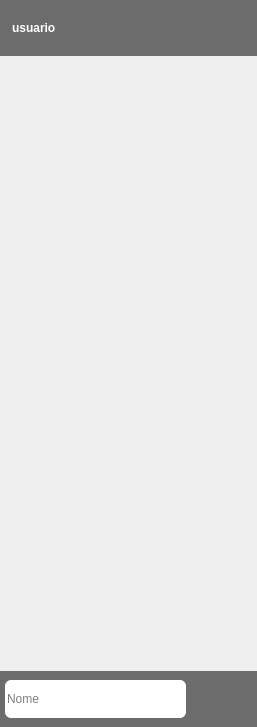
                <widget class="QWidget" name="widget_23" native="true">
                 <layout class="QVBoxLayout" name="verticalLayout_29">
                  <property name="spacing">
                   <number>0</number>
                  </property>
                  <property name="leftMargin">
                   <number>0</number>
                  </property>
                  <property name="topMargin">
                   <number>0</number>
                  </property>
                  <property name="rightMargin">
                   <number>0</number>
                  </property>
                  <property name="bottomMargin">
                   <number>0</number>
                  </property>
                  <item>
                   <widget class="QWidget" name="cabecario_contato" native="true">
                    <property name="sizePolicy">
                     <sizepolicy hsizetype="Expanding" vsizetype="Expanding">
                      <horstretch>0</horstretch>
                      <verstretch>0</verstretch>
                     </sizepolicy>
                    </property>
                    <property name="minimumSize">
                     <size>
                      <width>100</width>
                      <height>56</height>
                     </size>
                    </property>
                    <property name="maximumSize">
                     <size>
                      <width>16777215</width>
                      <height>56</height>
                     </size>
                    </property>
                    <property name="sizeIncrement">
                     <size>
                      <width>100</width>
                      <height>0</height>
                     </size>
                    </property>
                    <property name="styleSheet">
                     <string notr="true">QPushButton{
 background-color: rgb(91, 91, 91);
}
QWidget{

border: 2px solid #6c6c6c;
}
QWidget{
background-color: rgb(108, 108, 108);

}</string>
                    </property>
                    <layout class="QHBoxLayout" name="horizontalLayout_49">
                     <property name="spacing">
                      <number>0</number>
                     </property>
                     <property name="leftMargin">
                      <number>0</number>
                     </property>
                     <property name="topMargin">
                      <number>0</number>
                     </property>
                     <property name="rightMargin">
                      <number>0</number>
                     </property>
                     <property name="bottomMargin">
                      <number>0</number>
                     </property>
                     <item>
                      <widget class="QWidget" name="cabecario_contato_2" native="true">
                       <property name="styleSheet">
                        <string notr="true">
QPushButton {
   
	font: 75 10pt &quot;Inter 18pt&quot;;
	font-weight: bold;
    background-color: #6c6c6c;
    color: white;
}
QPushButton:hover {
    background-color: #4a4a4a;
}</string>
                       </property>
                       <layout class="QHBoxLayout" name="horizontalLayout_6">
                        <property name="spacing">
                         <number>1</number>
                        </property>
                        <property name="leftMargin">
                         <number>0</number>
                        </property>
                        <property name="topMargin">
                         <number>0</number>
                        </property>
                        <property name="rightMargin">
                         <number>0</number>
                        </property>
                        <property name="bottomMargin">
                         <number>0</number>
                        </property>
                        <item>
                         <widget class="QPushButton" name="infos_contato">
                          <property name="sizePolicy">
                           <sizepolicy hsizetype="Expanding" vsizetype="Expanding">
                            <horstretch>0</horstretch>
                            <verstretch>0</verstretch>
                           </sizepolicy>
                          </property>
                          <property name="minimumSize">
                           <size>
                            <width>200</width>
                            <height>0</height>
                           </size>
                          </property>
                          <property name="cursor">
                           <cursorShape>PointingHandCursor</cursorShape>
                          </property>
                          <property name="styleSheet">
                           <string notr="true">text-align: left;
padding: 10px;</string>
                          </property>
                          <property name="text">
                           <string>usuario</string>
                          </property>
                          <property name="icon">
                           <iconset resource="../imagens/imgs.qrc">
                            <normaloff>:/imgs/logo_new_te.png</normaloff>:/imgs/logo_new_te.png</iconset>
                          </property>
                          <property name="iconSize">
                           <size>
                            <width>42</width>
                            <height>42</height>
                           </size>
                          </property>
                          <property name="shortcut">
                           <string/>
                          </property>
                          <property name="checkable">
                           <bool>true</bool>
                          </property>
                         </widget>
                        </item>
                        <item>
                         <widget class="QPushButton" name="config_conversa">
                          <property name="sizePolicy">
                           <sizepolicy hsizetype="Fixed" vsizetype="Fixed">
                            <horstretch>0</horstretch>
                            <verstretch>0</verstretch>
                           </sizepolicy>
                          </property>
                          <property name="minimumSize">
                           <size>
                            <width>56</width>
                            <height>56</height>
                           </size>
                          </property>
                          <property name="cursor">
                           <cursorShape>PointingHandCursor</cursorShape>
                          </property>
                          <property name="text">
                           <string/>
                          </property>
                          <property name="icon">
                           <iconset resource="../imagens/imgs.qrc">
                            <normaloff>:/imgs/more (1).png</normaloff>:/imgs/more (1).png</iconset>
                          </property>
                          <property name="iconSize">
                           <size>
                            <width>25</width>
                            <height>25</height>
                           </size>
                          </property>
                         </widget>
                        </item>
                       </layout>
                      </widget>
                     </item>
                    </layout>
                   </widget>
                  </item>
                  <item>
                   <widget class="QWidget" name="widget_22" native="true">
                    <layout class="QVBoxLayout" name="verticalLayout_27">
                     <property name="leftMargin">
                      <number>0</number>
                     </property>
                     <property name="rightMargin">
                      <number>0</number>
                     </property>
                     <property name="bottomMargin">
                      <number>0</number>
                     </property>
                     <item>
                      <widget class="QWidget" name="local_chat" native="true">
                       <property name="sizePolicy">
                        <sizepolicy hsizetype="Expanding" vsizetype="Preferred">
                         <horstretch>0</horstretch>
                         <verstretch>0</verstretch>
                        </sizepolicy>
                       </property>
                       <property name="minimumSize">
                        <size>
                         <width>0</width>
                         <height>600</height>
                        </size>
                       </property>
                       <widget class="QScrollArea" name="chat">
                        <property name="geometry">
                         <rect>
                          <x>0</x>
                          <y>614</y>
                          <width>494</width>
                          <height>21</height>
                         </rect>
                        </property>
                        <property name="sizePolicy">
                         <sizepolicy hsizetype="Fixed" vsizetype="Expanding">
                          <horstretch>0</horstretch>
                          <verstretch>0</verstretch>
                         </sizepolicy>
                        </property>
                        <property name="minimumSize">
                         <size>
                          <width>0</width>
                          <height>0</height>
                         </size>
                        </property>
                        <property name="maximumSize">
                         <size>
                          <width>16777215</width>
                          <height>717</height>
                         </size>
                        </property>
                        <property name="mouseTracking">
                         <bool>false</bool>
                        </property>
                        <property name="styleSheet">
                         <string notr="true"/>
                        </property>
                        <property name="widgetResizable">
                         <bool>true</bool>
                        </property>
                        <property name="alignment">
                         <set>Qt::AlignLeading|Qt::AlignLeft|Qt::AlignTop</set>
                        </property>
                        <widget class="QWidget" name="scrollAreaWidgetContents_2">
                         <property name="geometry">
                          <rect>
                           <x>0</x>
                           <y>0</y>
                           <width>494</width>
                           <height>21</height>
                          </rect>
                         </property>
                         <property name="sizePolicy">
                          <sizepolicy hsizetype="Expanding" vsizetype="Expanding">
                           <horstretch>0</horstretch>
                           <verstretch>4</verstretch>
                          </sizepolicy>
                         </property>
                         <layout class="QVBoxLayout" name="verticalLayout_28">
                          <property name="spacing">
                           <number>0</number>
                          </property>
                          <property name="leftMargin">
                           <number>0</number>
                          </property>
                          <property name="topMargin">
                           <number>0</number>
                          </property>
                          <property name="rightMargin">
                           <number>0</number>
                          </property>
                          <property name="bottomMargin">
                           <number>0</number>
                          </property>
                         </layout>
                        </widget>
                       </widget>
                      </widget>
                     </item>
                     <item>
                      <widget class="QWidget" name="campo_escrever_mensagem_2" native="true">
                       <property name="sizePolicy">
                        <sizepolicy hsizetype="Expanding" vsizetype="Expanding">
                         <horstretch>0</horstretch>
                         <verstretch>0</verstretch>
                        </sizepolicy>
                       </property>
                       <property name="minimumSize">
                        <size>
                         <width>100</width>
                         <height>56</height>
                        </size>
                       </property>
                       <property name="maximumSize">
                        <size>
                         <width>16777215</width>
                         <height>56</height>
                        </size>
                       </property>
                       <property name="sizeIncrement">
                        <size>
                         <width>100</width>
                         <height>0</height>
                        </size>
                       </property>
                       <property name="styleSheet">
                        <string notr="true">QPushButton{
 background-color: rgb(91, 91, 91);
}
QWidget{

border: 2px solid #6c6c6c;
}
QWidget{
background-color: rgb(108, 108, 108);

}</string>
                       </property>
                       <layout class="QHBoxLayout" name="horizontalLayout_50">
                        <property name="spacing">
                         <number>0</number>
                        </property>
                        <property name="leftMargin">
                         <number>0</number>
                        </property>
                        <property name="topMargin">
                         <number>0</number>
                        </property>
                        <property name="rightMargin">
                         <number>0</number>
                        </property>
                        <property name="bottomMargin">
                         <number>0</number>
                        </property>
                        <item alignment="Qt::AlignVCenter">
                         <widget class="QWidget" name="campo_escrever_mensagem" native="true">
                          <property name="styleSheet">
                           <string notr="true">
QLineEdit{
	color: rgb(0, 0, 0);
	background-color: rgb(255, 255, 255);
	max-height: 40px;   /* largura mínima */

    border-radius: 6px;
	border: none;
}
QPushButton:hover {
    background-color: #4a4a4a;
}</string>
                          </property>
                          <layout class="QHBoxLayout" name="horizontalLayout_8">
                           <property name="leftMargin">
                            <number>5</number>
                           </property>
                           <property name="topMargin">
                            <number>9</number>
                           </property>
                           <property name="bottomMargin">
                            <number>9</number>
                           </property>
                           <item>
                            <widget class="QLineEdit" name="lineEdit_mensagem">
                             <property name="sizePolicy">
                              <sizepolicy hsizetype="Preferred" vsizetype="Preferred">
                               <horstretch>0</horstretch>
                               <verstretch>0</verstretch>
                              </sizepolicy>
                             </property>
                             <property name="minimumSize">
                              <size>
                               <width>0</width>
                               <height>0</height>
                              </size>
                             </property>
                             <property name="maximumSize">
                              <size>
                               <width>16777215</width>
                               <height>40</height>
                              </size>
                             </property>
                             <property name="sizeIncrement">
                              <size>
                               <width>0</width>
                               <height>0</height>
                              </size>
                             </property>
                             <property name="placeholderText">
                              <string>Nome</string>
                             </property>
                            </widget>
                           </item>
                           <item>
                            <widget class="QPushButton" name="btn_enviar">
                             <property name="sizePolicy">
                              <sizepolicy hsizetype="Fixed" vsizetype="Expanding">
                               <horstretch>0</horstretch>
                               <verstretch>0</verstretch>
                              </sizepolicy>
                             </property>
                             <property name="minimumSize">
                              <size>
                               <width>56</width>
                               <height>40</height>
                              </size>
                             </property>
                             <property name="cursor">
                              <cursorShape>PointingHandCursor</cursorShape>
                             </property>
                             <property name="text">
                              <string/>
                             </property>
                             <property name="icon">
                              <iconset resource="../imagens/imgs.qrc">
                               <normaloff>:/imgs/send (1).png</normaloff>:/imgs/send (1).png</iconset>
                             </property>
                             <property name="iconSize">
                              <size>
                               <width>25</width>
                               <height>25</height>
                              </size>
                             </property>
                             <property name="shortcut">
                              <string>Return</string>
                             </property>
                            </widget>
                           </item>
                          </layout>
                         </widget>
                        </item>
                       </layout>
                      </widget>
                     </item>
                    </layout>
                   </widget>
                  </item>
                 </layout>
                </widget>
